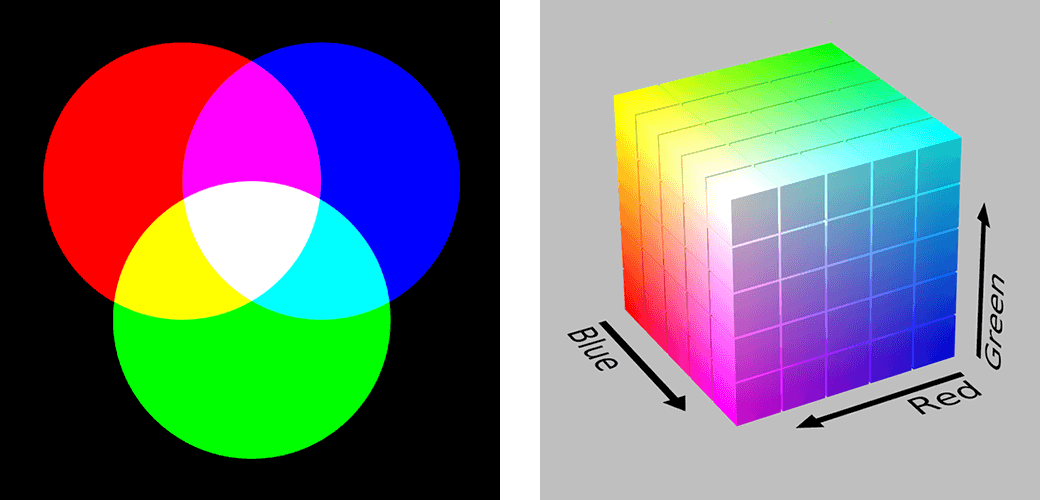
#> input picture _ i2Ai/CarlosMelo_VisaoComputacionalNaPratica/Fig4_1.png, 1040 x 500 px
$ python VisaoComputacionalNaPratica_dia1.py
#> lines starting #> are read from the running program, lines starting #| are printed output that depends on the picture
import cv2

# Carregando imagem RGB e segmentando canais
imagem = cv2.imread("Fig4_1.png")
#> imagem is the input picture: shape (500, 1040, 3); mean B, G, R 126.5, 123, 121.9
azul, verde, vermelho = cv2.split(imagem)
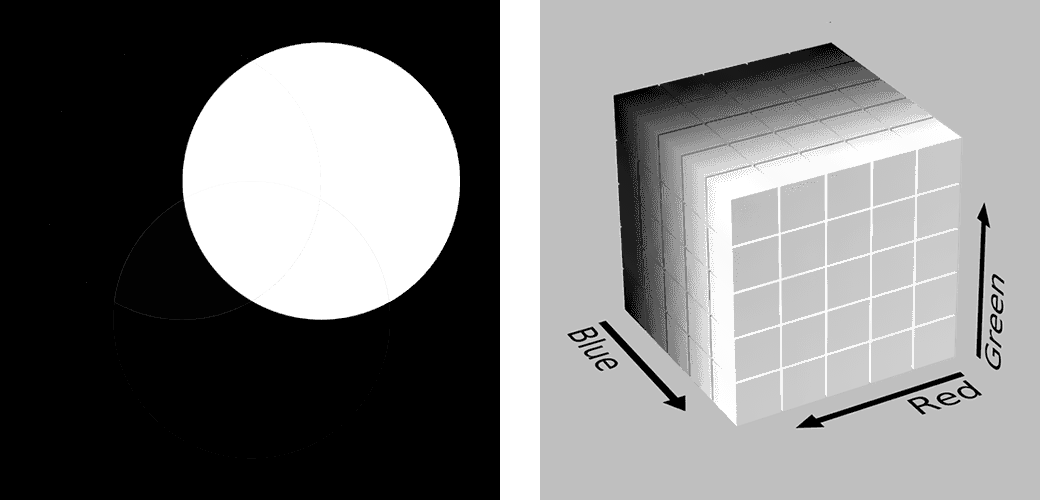
#> azul: shape (500, 1040); min 0, max 255, mean 126.5
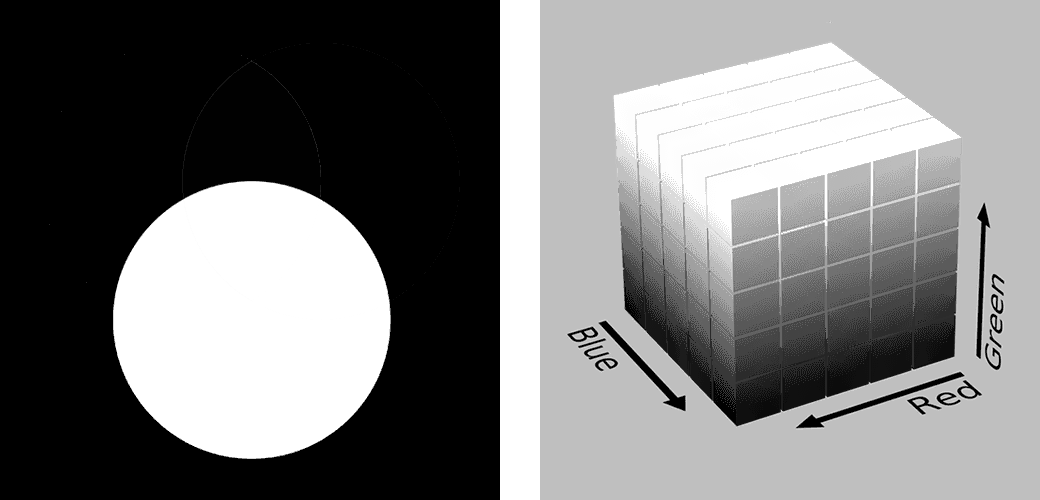
#> verde: shape (500, 1040); min 0, max 255, mean 123
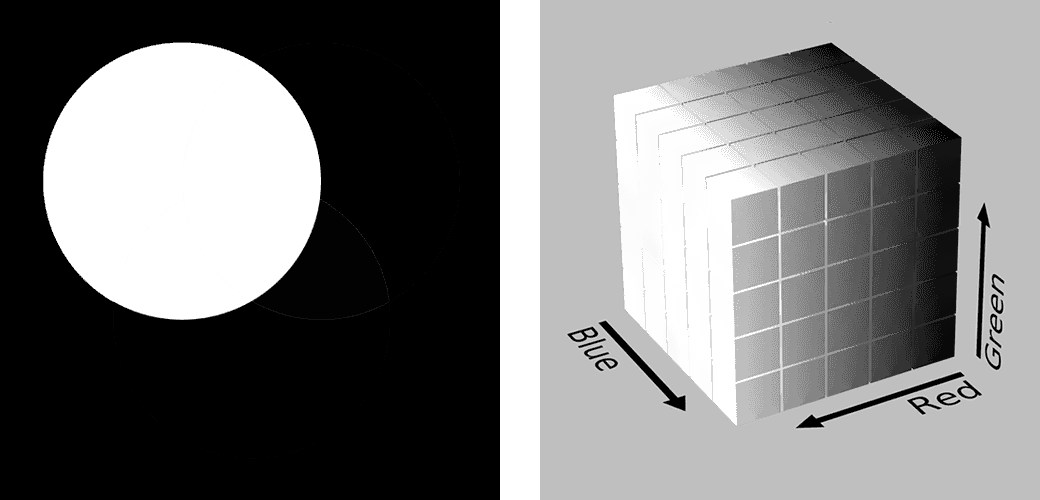
#> vermelho: shape (500, 1040); min 0, max 255, mean 121.9

# Exibindo imagens dos canais separados
cv2.imshow("Canal R", vermelho)
cv2.imshow("Canal G", verde)
cv2.imshow("Canal B", azul)
cv2.imshow("Figura 4.1", imagem)

cv2.waitKey(0)
cv2.destroyAllWindows()
